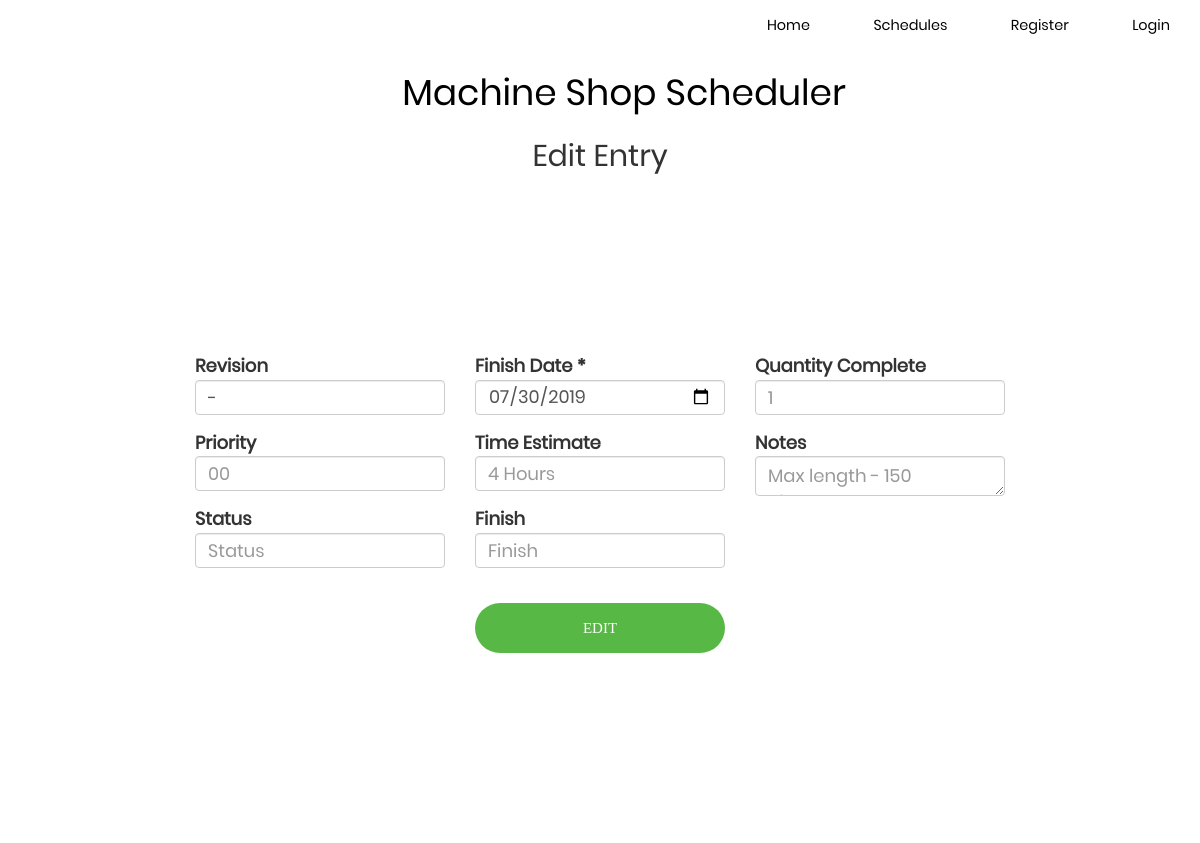
Page /item/443 on the earlier database version.
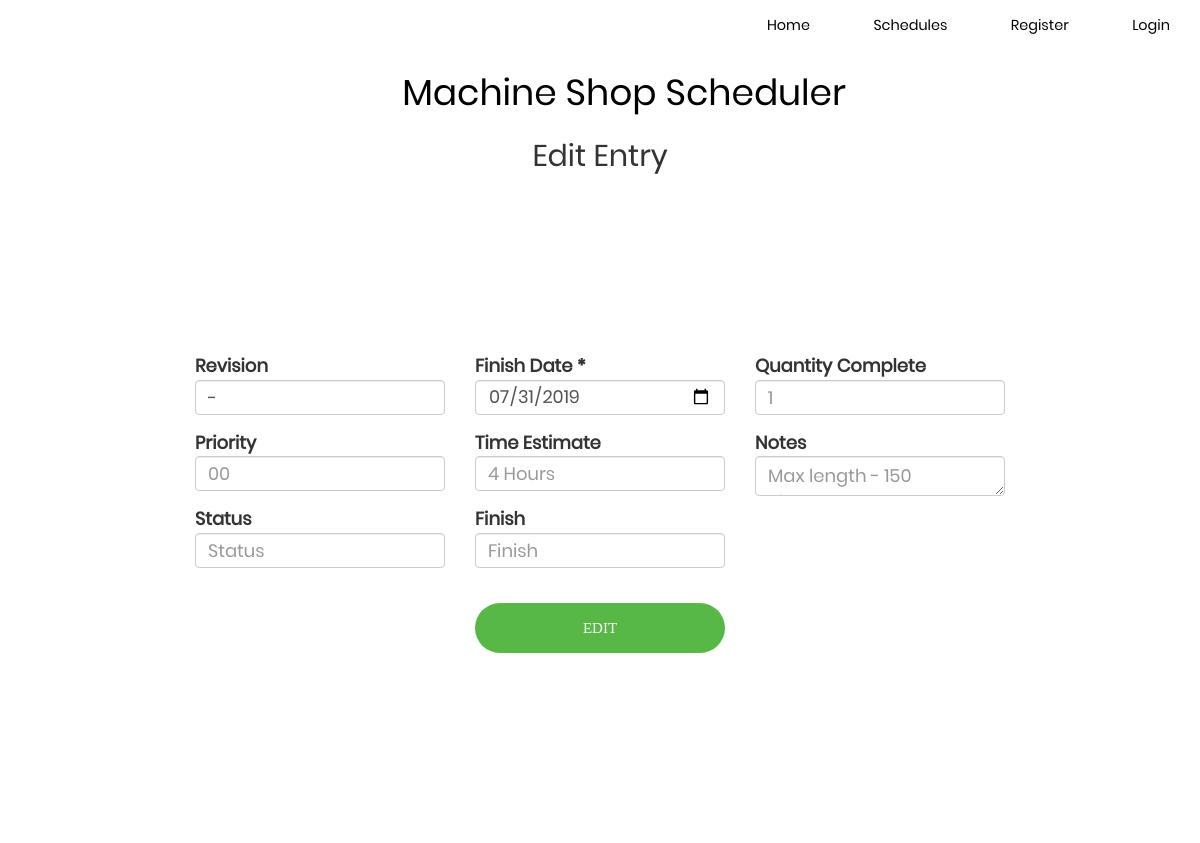
Same page on the later database version.
### models.py (models this page shows, shortened)
class Schedule(db.Model):
    __tablename__ = "schedule"
    id = db.Column(db.Integer, primary_key=True)
    due_date = db.Column(db.Date)
    part_number = db.Column(db.String)
    part_description = db.Column(db.String)
    job_number = db.Column(db.Integer)
    work_number = db.Column(db.String)
    part_quantity = db.Column(db.Integer)
    part_location = db.Column(db.String)
    entry_time = db.Column(db.String)
    entry_date = db.Column(db.Date)
    employee_id = db.Column(db.String)
    comments = db.Column(db.String)
    revision = db.Column(db.String)
    material_status = db.Column(db.String)
    machine_center = db.Column(db.String)
    original_estimated_time = db.Column(db.String)
    quantity_complete = db.Column(db.String)
    actual_time = db.Column(db.String)
    archived = db.Column(db.Boolean)
    priority = db.Column(db.Integer)
    finish = db.Column(db.String)
    pdf = db.Column(db.String)

### main.py (the view)
@app.route('/item/<int:id>', methods=['GET', 'POST'])
def edit(id):
    qry = db_session.query(Schedule).filter(Schedule.id == id)
    entry = qry.first()
    if entry:
        form = SchedulerDataEntryForm(formdata=request.form, obj=entry)
        if request.method == 'POST':
            edit_entry(form, entry)
            flash('Schedule updated successfully')
            return redirect('/schedules/master')
        return render_template('edit.html', form=form)
    else:
        return 'Error loading #{id}. Please report this issue.'.format(id=id)

### forms.py
class SchedulerDataEntryForm(Form):
    due_date = StringField('Finish Date *')
    employee_id = StringField('Employee')
    part_number = StringField('Barcode *')
    comments = TextAreaField('Notes', render_kw={"rows": 1, "cols": 20})
    revision = StringField('Revision')
    original_estimated_time = StringField('Time Estimate')
    quantity_complete = StringField('Quantity Complete')
    priority = StringField('Priority')
    material_status = StringField('Status')
    finish = StringField('Finish')

### Templates/edit.html (shortened to what this page needs)
<!DOCTYPE html>
<html>
<head>
  <link rel="stylesheet" href="../static/css/bootstrap.min.css">
  <link rel="stylesheet" type="text/css" href="../static/css/styles.css">
  <link rel="stylesheet" type="text/css" href="../static/css/main.css">
</head>
<header>
  <nav>
    <ul>
      <li><a href="{{url_for('index')}}">Home</a></li>
      <li><a href="{{url_for('schedules')}}">Schedules</a></li>
      <li><a href="{{url_for('register')}}">Register</a></li>
      <li><a href="{{url_for('login')}}">Login</a></li>
    </ul>
  </nav>
</header>
<body>
  <h1>Machine Shop Scheduler</h1><br /><br /><br />
  <h2>Edit Entry</h2>
  <div class="container-entry">
    {%from "_formhelpers.html" import render_field %}
    <form method=post>
      <div class="wrap-entry">
        <div class="row">
          <div class="col-xs-4">
            <dl>
              {{ render_field(form.revision, class="form-control", maxlength="10", placeholder="Revision") }}
              {{ render_field(form.priority, oninput="javascript: if (this.value.length > 2) this.value = this.value.slice(0, 2);", type='number', class="form-control", maxlength="2", placeholder="00") }}
              {{ render_field(form.material_status, class='form-control', placeholder='Status') }}
            </dl>
          </div>
          <div class="col-xs-4">
            <dl>
              {{ render_field(form.due_date, type="date", class="form-control", maxlength="25", placeholder="2019-05-02") }}
              {{ render_field(form.original_estimated_time, class="form-control", maxlength="20", placeholder="4 Hours") }}
              {{ render_field(form.finish, class='form-control', maxlength='20', placeholder='Finish') }}
              <div class="container-login100-form-btn">
    						<button class="login100-form-btn">
    							Edit
    						</button>
    					</div>
            </dl>
          </div>
          <div class="col-xs-4">
            <dl>
              {{ render_field(form.quantity_complete, class="form-control", maxlength="20", placeholder="1") }}
              {{ render_field(form.comments, class="form-control", maxlength="150", placeholder="Max length - 150 characters") }}
            </dl>
          </div>
        </div>
      </div>
    </form>
</body>
</html>

### Templates/_formhelpers.html (shortened to what this page needs)
{% macro render_field(field) %}
    <dt>{{ field.label }}
    <dd>{{ field(**kwargs)|safe }}
    </dd>
{% endmacro %}

### Static/css/styles.css (style rules this page uses)
html, body { background-color: white; font-family: Poppins-Regular, sans-serif; }
header { width: 100%; height: 60px; background-color: white; }
h1 { position: absolute; padding: 3px; float:left; margin-left: 2%; margin-top: 10px; color: black; }
ul { width: auto; float: right; margin-top: 8px; }
li { display: inline-block; padding: 15px 30px; }
nav a, nav a:active, nav a:visited,nav a:focus { text-align: center; color: black; font-size: 1.2vw; text-decoration: none; }
.form-control { margin-top: -4px; margin-bottom: 15px; height: 35px; width: 250px; font-size: large; }
dt { font-size: large; }

### Static/css/main.css (style rules this page uses)
* { margin: 0px; padding: 0px; box-sizing: border-box; }
body, html { height: 100%; font-family: Poppins-Regular, sans-serif; }
h1,h2,h3,h4,h5,h6 { text-align: center; width: 100%; }
ul, li { margin: 0px; list-style-type: none; }
input { outline: none; border: none; }
textarea { outline: none; border: none; }
button { outline: none !important; border: none; background: transparent; }
.container-entry { width: 100%; float: top; display: -webkit-box; display: -webkit-flex; display: -moz-box; display: -ms-flexbox; justify-content: center; align-items: center; padding: 150px; background: white; }
.wrap-entry { width: 900px; background: #fff; border-radius: 10px; overflow: hidden; display: -webkit-box; display: -webkit-flex; display: -moz-box; display: -ms-flexbox; display: flex; flex-wrap: wrap; justify-content: center; padding: 20px 0px; }
.container-login100-form-btn { width: 100%; display: -webkit-box; display: -webkit-flex; display: -moz-box; display: -ms-flexbox; display: flex; flex-wrap: wrap; justify-content: center; padding-top: 20px; }
.login100-form-btn { font-family: Montserrat-Bold; font-size: 15px; line-height: 1.5; color: #fff; text-transform: uppercase; width: 100%; height: 50px; border-radius: 25px; background: #57b846; display: -webkit-box; display: -webkit-flex; display: -moz-box; display: -ms-flexbox; display: flex; justify-content: center; align-items: center; padding: 0 25px; -webkit-transition: all 0.4s; -o-transition: all 0.4s; -moz-transition: all 0.4s; transition: all 0.4s; }

Differences in the rows shown:
changed Schedule: due_date "07/30/2019" → "07/31/2019"
